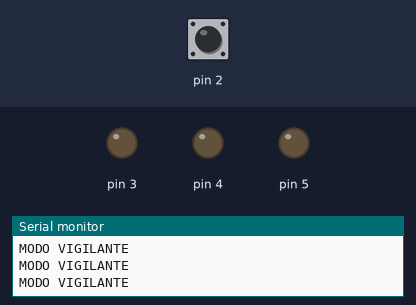
A sketch run on a simulated Arduino Uno, built with avr-gcc and run on an emulated ATmega328P. On the bench: output pins drawn as LEDs (lit = HIGH), the last lines printed to the serial monitor. Dashed ring = blinking. The test bench sets the inputs (shaded band); at power-on: pin 2 LOW.

Above: at 1.2 s.
1.3 s: pin 2 driven HIGH
At 1.7 s:
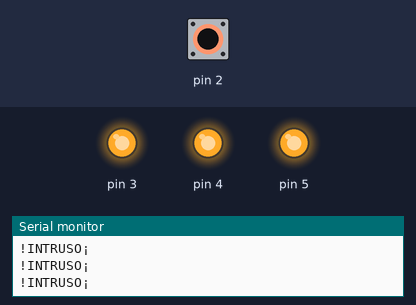
2.8 s: pin 2 driven LOW
At 4.1 s:
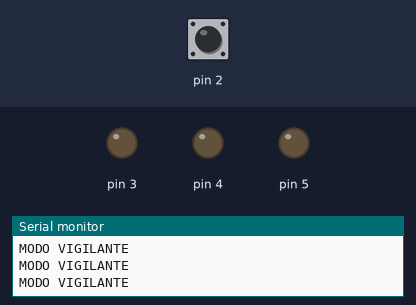
5.8 s: pin 2 pulsed HIGH 2 times (0.12 s each, 0.3 s apart)
At 5.87 s:
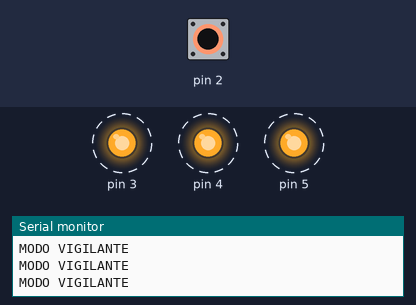
Timing chart, 0 to 8.8 s (numbered marks = the images above; inputs shaded):
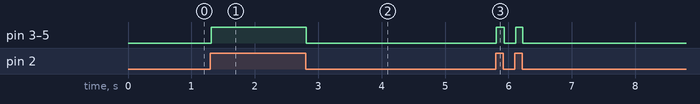

The sketch:

Sensor_de_vigilancia.ino
```cpp
int pir = 2;
int led1 = 3;
int led2 = 4;
int buzzer = 5;

void setup() {
  pinMode (2, INPUT);
  pinMode (3, OUTPUT);
  pinMode (4, OUTPUT);
  pinMode (5, OUTPUT);
  Serial.begin (9600);
}

void loop(){
 if(digitalRead(2) == HIGH)
{
 digitalWrite(3, HIGH);
  digitalWrite(4, HIGH);
  digitalWrite(5, HIGH);
  Serial.println("!INTRUSO¡");
 }
   else
   {
   digitalWrite(3, LOW);
  digitalWrite(4, LOW);
  digitalWrite(5, LOW);
  Serial.println("MODO VIGILANTE");

   }
}
```

Measured:
- after the input at 1.3 s, pin 3–5: LOW → HIGH at once
- after the input at 2.8 s, pin 3–5: HIGH → LOW at once
- after the input at 5.8 s, pin 3–5: alternates HIGH for 0.12 s and LOW for 0.18 s, 4 changes in all, then stays LOW, starting at once
